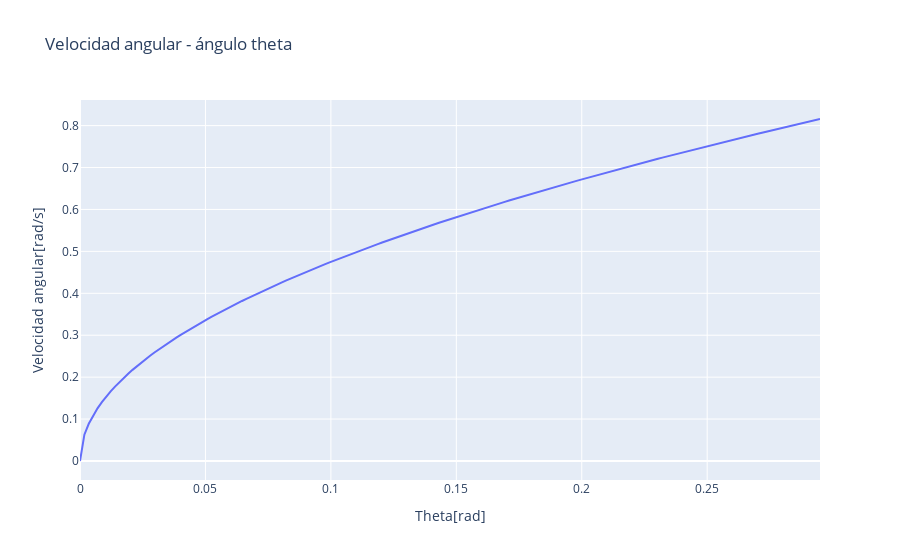

Write notebook code for a chart like this one.
### Markdown cell above
**Literal b**<br>
Para velocidad angular <br>
Sumatoria de torques en G<br>
$\sum\vec{ \tau _{O}}=\frac{d}{dt}\vec{H_{O}}+\vec{v_{G/O}} x \vec{p_{G/O}}=\frac{d}{dt}I_{zz}\omega _{z} \vec{k}$<br>
$\vec{v_{G/O}} x \vec{p_{G/O}}=0$<br><br>
Para calcular la inercia de la placa se utiliza el teorema de los ejes paralelos<br>
Ubicando al eje en el centro de gravedad G la inercia es <br>
$I_{CM}=\frac{1}{12}m(a^{2}+b^{2})$<br>
$a=b$<br>
$I_{CM}=\frac{1}{6}mb^{2}$<br><br>
Aplicando el teorema de los ejes paralelos<br>
![12.png](attachment:e9c5b533-2163-4815-a8db-7dda03a9d3ff.png)

$I=I_{CM}+mD^{2}$<br>
$D=b/2$<br>
$I_{zz}=\frac{1}{6}mb^{2}+m\frac{b}{2}^{2}$<br>
$I_{zz}=\frac{1}{6}mb^{2}+\frac{1}{4}mb^{2}$<br>
$I_{zz}=\frac{5}{12}mb^{2}$<br>

Entonces:<br>
$\vec{H_{O}}=\frac{5}{12}mb^{2}\omega _{z}\vec{k}$<br>
$\sum \vec{\tau _{O}}=\frac{d}{dt}\vec{H_{O}}=\frac{5}{12}mb^{2}\ddot{\theta }\vec{k}$<br><br>

Haciendo sumatoria de torques en O<br>
$\sum \vec{\tau _{O}}=mgsen(\theta )\frac{b}{2}\vec{k}$<br>

Igualando<br>
$\frac{5}{12}mb^{2}\ddot{\theta }\vec{k}=mgsen(\theta )\frac{b}{2}\vec{k}$<br>
$\ddot{\theta }=1.128\frac{rad}{s^{2}}\vec{k}$<br>
$2\ddot{\theta }\theta=\dot{\Theta }_{f}^{2}-\dot{\Theta }_{o}^{2}$<br>
$\dot{\Theta }_{o}=0$<br>
$\dot{\Theta }_{f}=\sqrt{2\ddot{\Theta }\Theta } $<br>
$\dot{\Theta }_{f}=0.81 \frac{rad}{s}\vec{k} $

Ahora graficando<br>
$\dot\Theta=\sqrt{2\ddot{\Theta }\Theta } $<br>

### Code cell
#análisis
t2=1.128
th=np.arange(0,17,0.1) #creando lista numérica
vth = np.array(np.deg2rad(th)) #transformado a una matriz
vs=np.sqrt(2*t2*vth)
#plot
fig=px.line(x=vth,y=vs,labels={'x':'Theta[rad]','y':'Velocidad angular[rad/s]'},title="Velocidad angular - ángulo theta")
fig.show()

### Figure 1 — Plotly figure (JSON) as saved in the notebook; plotly's stock layout.template omitted (floating-point values rounded to 4 significant figures; data arrays with more than 128 entries replaced by an {"elided": "..."} marker saying what was removed)
{"data": [{"hovertemplate": "Theta[rad]=%{x}<br>Velocidad angular[rad/s]=%{y}<extra></extra>", "legendgroup": "", "line": {"color": "#636efa", "dash": "solid"}, "mode": "lines", "name": "", "orientation": "v", "showlegend": false, "type": "scatter", "x": {"elided": "170 float values"}, "xaxis": "x", "y": {"elided": "170 float values"}, "yaxis": "y"}], "layout": {"autosize": true, "legend": {"tracegroupgap": 0}, "title": {"text": "Velocidad angular - ángulo theta"}, "xaxis": {"anchor": "y", "autorange": true, "domain": [0, 1], "range": [0, 0.295], "title": {"text": "Theta[rad]"}, "type": "linear"}, "yaxis": {"anchor": "x", "autorange": true, "domain": [0, 1], "range": [-0.04532, 0.8611], "title": {"text": "Velocidad angular[rad/s]"}, "type": "linear"}}}
